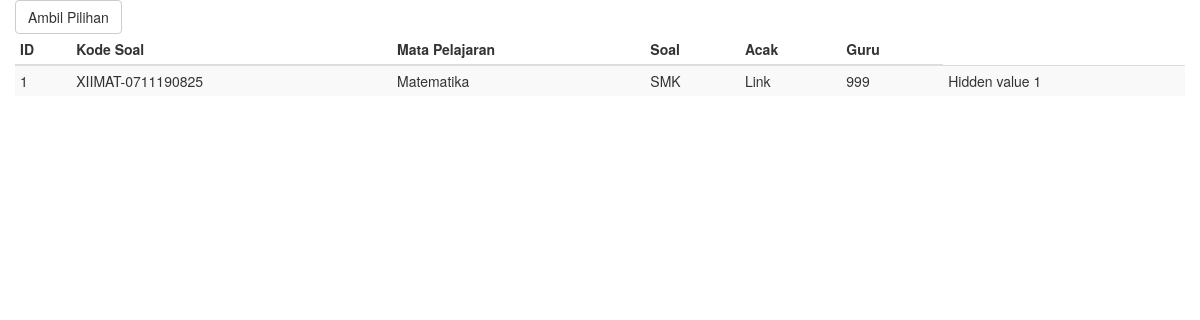
The app's page /panel/pages/pilih_banksoal.php (signed in) with its own data.
### tables this page shows
CREATE TABLE `cbt_paketsoal` (
  `Urut` int(11) NOT NULL,
  `XKodeKelas` varchar(10) NOT NULL,
  `XLevel` varchar(5) NOT NULL,
  `XKodeJurusan` varchar(10) NOT NULL,
  `XKodeMapel` varchar(10) NOT NULL,
  `XKodeLevel` varchar(10) NOT NULL,
  `XSesi` varchar(11) NOT NULL DEFAULT '1',
  `XJenisSoal` int(11) NOT NULL,
  `XPilGanda` int(11) NOT NULL,
  `XEsai` int(11) NOT NULL,
  `XPersenPil` int(11) NOT NULL,
  `XPersenEsai` int(11) NOT NULL,
  `XKodeSoal` varchar(50) NOT NULL,
  `XJumPilihan` int(11) NOT NULL DEFAULT '5',
  `XJumSoal` int(11) NOT NULL,
  `JumUjian` int(11) NOT NULL,
  `XAcakSoal` char(1) NOT NULL DEFAULT 'Y',
  `XGuru` varchar(30) NOT NULL,
  `XSetId` varchar(10) NOT NULL,
  `XStatusSoal` varchar(1) NOT NULL DEFAULT 'N',
  `XTglBuat` date NOT NULL,
  `XKodeSekolah` varchar(50) NOT NULL,
  `XPaketSoal` text NOT NULL,
  `XSemua` varchar(10) NOT NULL DEFAULT 'T'
);

CREATE TABLE `cbt_mapel` (
  `Urut` int(11) NOT NULL,
  `XKodeMapel` varchar(10) NOT NULL,
  `XNamaMapel` varchar(30) NOT NULL,
  `XPersenUH` int(11) NOT NULL,
  `XPersenUTS` int(11) NOT NULL,
  `XPersenUAS` int(11) NOT NULL,
  `XKKM` float NOT NULL,
  `XMapelAgama` char(1) NOT NULL DEFAULT 'N',
  `XKodeSekolah` varchar(50) NOT NULL
);

### panel/pages/pilih_banksoal.php (the view, shortened to what this page needs)
<!DOCTYPE html>
<html>
    <head>
        <link href="../css/bootstrap.css" rel="stylesheet" />
        <link href="../css/jquery.bootgrid.css" rel="stylesheet" />
    </head>
    <body>
        <div class="container-fluid">
            <div class="row">
                <div class="col-md-12">
                    <button id="getSelectedRows" type="button" class="btn btn-default">Ambil Pilihan</button>
                        <table id="grid" class="table table-condensed table-hover table-striped" data-selection="true" data-multi-select="true" data-row-select="true" data-keep-selection="true">
                            <thead>
                                <tr>
                                    <th data-column-id="id" data-identifier="true" data-type="numeric" data-align="right" data-width="40">ID</th>
                                    <th data-column-id="sender" data-order="asc" data-align="center" data-header-align="center" data-width="15%">Kode Soal</th>
                                    <th data-column-id="received" data-css-class="cell" data-header-css-class="column" data-filterable="true" data-width="45%">
                                    Mata Pelajaran</th>
                                    <th data-column-id="link" data-formatter="link" data-sortable="false" data-width="75px">Soal</th>
                                    <th data-column-id="status" data-type="numeric" data-visible="false">Acak</th>
                                    <th data-column-id="hidden" data-visible="false" data-visible-in-selection="false">Guru</th>
                                </tr>
                            </thead>
                            <tbody>
                            <?php
$sql0 = mysql_query("
select * from cbt_paketsoal p left join cbt_mapel m on p.XKodeMapel = m.XKodeMapel
where p.XStatusSoal = 'Y'");
while($s=mysql_fetch_array($sql0)){ ?>
                                <tr>
                                	<td><?php echo $s['Urut']; ?></td>
                                    <td><?php echo $s['XKodeSoal']; ?></td>
                                    <td><?php echo $s['XNamaMapel']; ?></td>
                                    <td><?php echo $s['XLevel']; ?></td>
                                    <td>Link</td>
                                    <td>999</td>
                                    <td>Hidden value 1</td>
                                </tr>
<?php } ?>
                            </tbody>
                        </table>
                </div>
            </div>
        </div>
    </body>
</html>

### records on screen
cbt_paketsoal: cbt_mapel.Urut "1", XKodeSoal "XIIMAT-0711190825", cbt_mapel.XNamaMapel "Matematika", XLevel "SMK"
